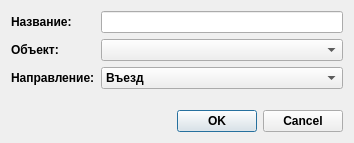
<?xml version="1.0" encoding="UTF-8"?>
<ui version="4.0">
 <class>uiStructDetectorDialog</class>
 <widget class="QDialog" name="uiStructDetectorDialog">
  <property name="windowModality">
   <enum>Qt::ApplicationModal</enum>
  </property>
  <property name="geometry">
   <rect>
    <x>0</x>
    <y>0</y>
    <width>354</width>
    <height>143</height>
   </rect>
  </property>
  <property name="font">
   <font>
    <pointsize>9</pointsize>
    <weight>75</weight>
    <bold>true</bold>
   </font>
  </property>
  <property name="contextMenuPolicy">
   <enum>Qt::NoContextMenu</enum>
  </property>
  <property name="windowTitle">
   <string>Dialog</string>
  </property>
  <property name="modal">
   <bool>true</bool>
  </property>
  <layout class="QVBoxLayout" name="verticalLayout_2">
   <item>
    <layout class="QHBoxLayout" name="hl_Form">
     <item>
      <layout class="QFormLayout" name="fl_Detector">
       <item row="0" column="0">
        <widget class="QLabel" name="lb_Name">
         <property name="text">
          <string>Название:</string>
         </property>
         <property name="buddy">
          <cstring>ed_Name</cstring>
         </property>
        </widget>
       </item>
       <item row="0" column="1">
        <widget class="QLineEdit" name="ed_Name"/>
       </item>
       <item row="1" column="0">
        <widget class="QLabel" name="lb_Object">
         <property name="text">
          <string>Объект:</string>
         </property>
         <property name="buddy">
          <cstring>ed_Object</cstring>
         </property>
        </widget>
       </item>
       <item row="1" column="1">
        <widget class="QComboBox" name="ed_Object"/>
       </item>
       <item row="2" column="0">
        <widget class="QLabel" name="lb_Direction">
         <property name="text">
          <string>Направление:</string>
         </property>
         <property name="buddy">
          <cstring>ed_Direction</cstring>
         </property>
        </widget>
       </item>
       <item row="2" column="1">
        <widget class="QComboBox" name="ed_Direction">
         <item>
          <property name="text">
           <string>Въезд</string>
          </property>
          <property name="icon">
           <iconset resource="../../res.qrc">
            <normaloff>:/Icons/icons/import.ico</normaloff>:/Icons/icons/import.ico</iconset>
          </property>
         </item>
         <item>
          <property name="text">
           <string>Выезд</string>
          </property>
          <property name="icon">
           <iconset resource="../../res.qrc">
            <normaloff>:/Icons/icons/export.ico</normaloff>:/Icons/icons/export.ico</iconset>
          </property>
         </item>
        </widget>
       </item>
      </layout>
     </item>
    </layout>
   </item>
   <item>
    <spacer name="verticalSpacer">
     <property name="orientation">
      <enum>Qt::Vertical</enum>
     </property>
     <property name="sizeHint" stdset="0">
      <size>
       <width>20</width>
       <height>0</height>
      </size>
     </property>
    </spacer>
   </item>
   <item>
    <widget class="QDialogButtonBox" name="buttonBox">
     <property name="font">
      <font>
       <pointsize>9</pointsize>
       <weight>75</weight>
       <bold>true</bold>
      </font>
     </property>
     <property name="contextMenuPolicy">
      <enum>Qt::DefaultContextMenu</enum>
     </property>
     <property name="orientation">
      <enum>Qt::Horizontal</enum>
     </property>
     <property name="standardButtons">
      <set>QDialogButtonBox::Cancel|QDialogButtonBox::Ok</set>
     </property>
    </widget>
   </item>
  </layout>
 </widget>
 <resources>
  <include location="../../res.qrc"/>
 </resources>
 <connections>
  <connection>
   <sender>buttonBox</sender>
   <signal>accepted()</signal>
   <receiver>uiStructDetectorDialog</receiver>
   <slot>accept()</slot>
   <hints>
    <hint type="sourcelabel">
     <x>248</x>
     <y>254</y>
    </hint>
    <hint type="destinationlabel">
     <x>157</x>
     <y>274</y>
    </hint>
   </hints>
  </connection>
  <connection>
   <sender>buttonBox</sender>
   <signal>rejected()</signal>
   <receiver>uiStructDetectorDialog</receiver>
   <slot>reject()</slot>
   <hints>
    <hint type="sourcelabel">
     <x>316</x>
     <y>260</y>
    </hint>
    <hint type="destinationlabel">
     <x>286</x>
     <y>274</y>
    </hint>
   </hints>
  </connection>
 </connections>
</ui>
